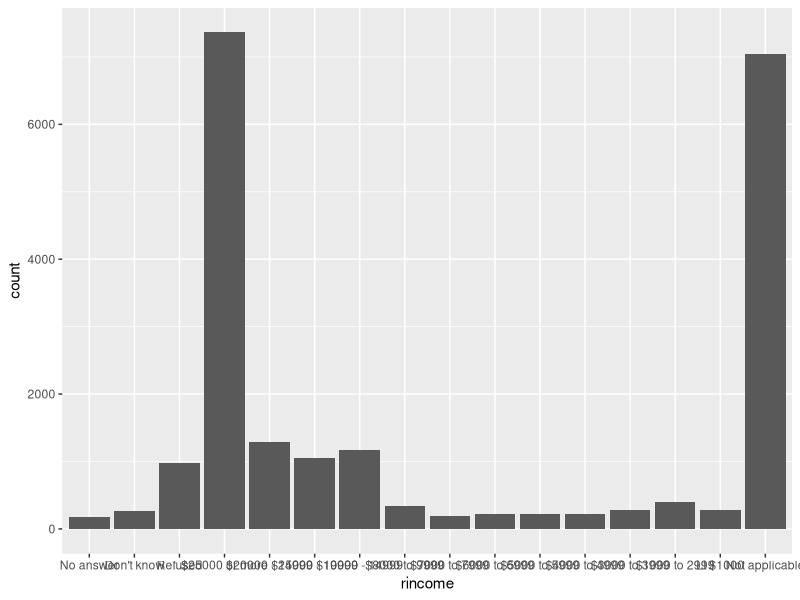
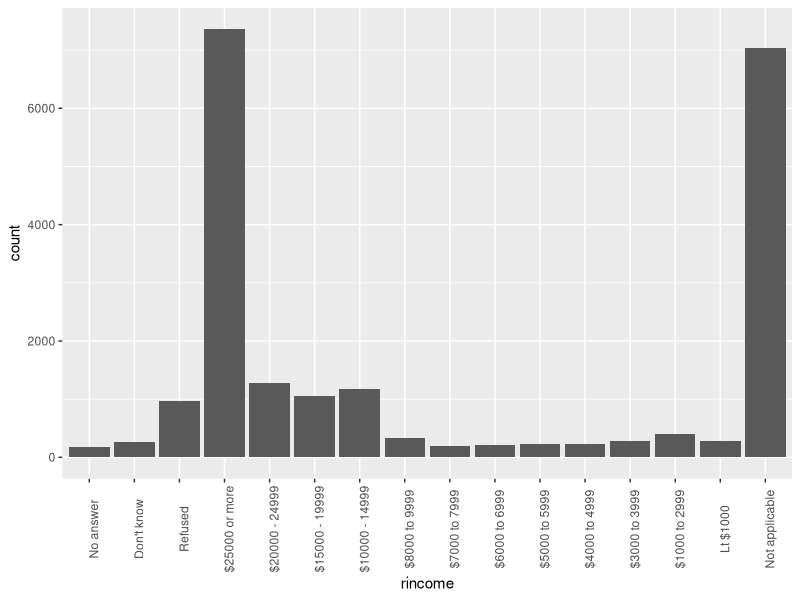
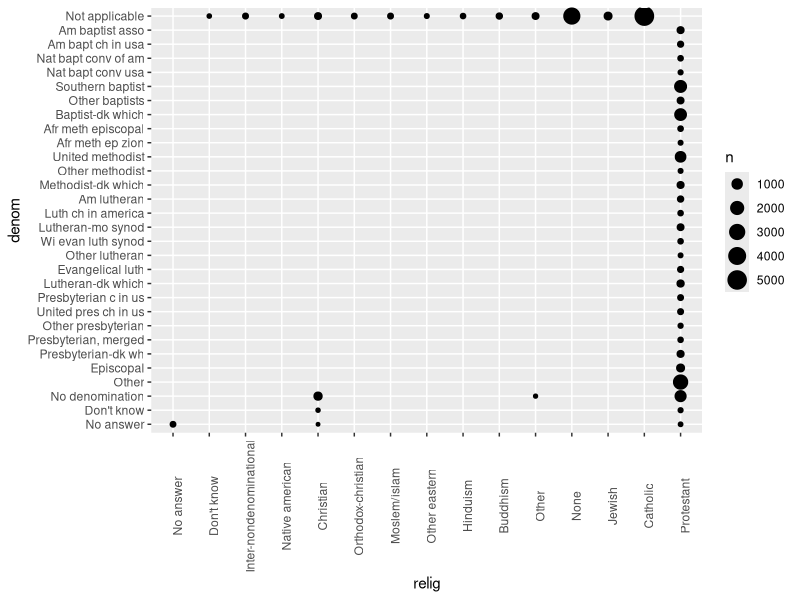
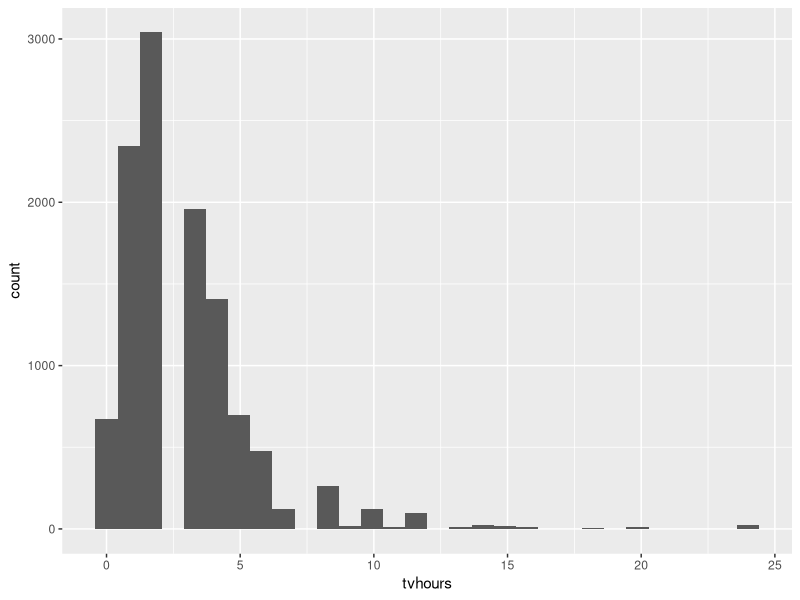
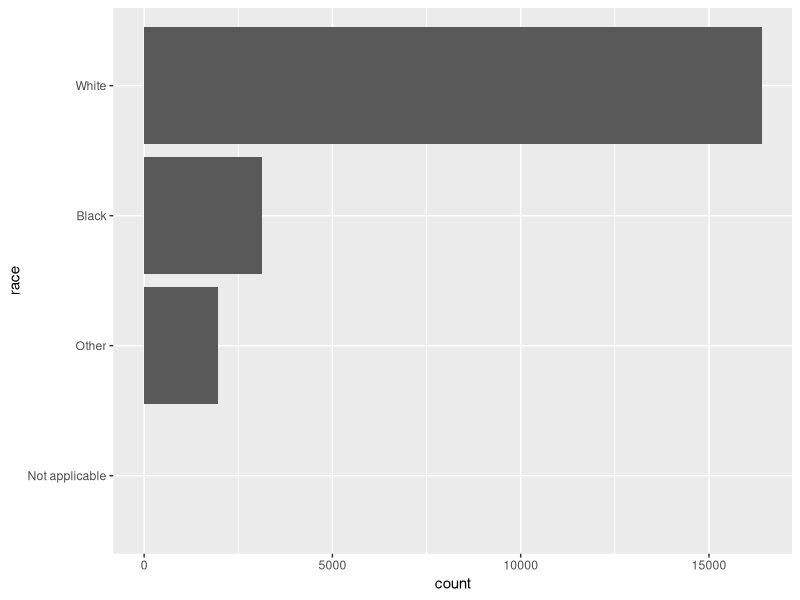
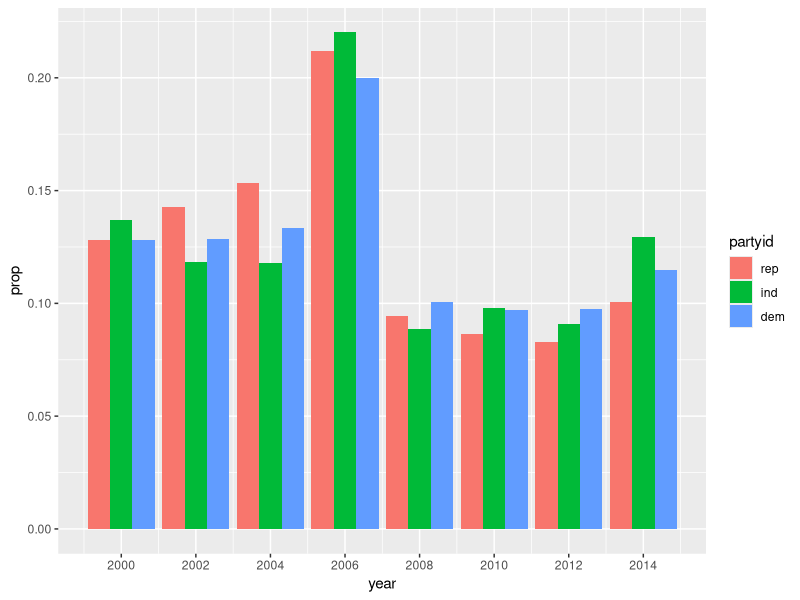

These charts were generated, in order, by the following R code:
## ---- chunk 1
knitr::opts_chunk$set(echo = TRUE)
knitr::opts_chunk$set(message = FALSE)
knitr::opts_chunk$set(warning = FALSE)
## ---- chunk 2
library(tidyverse)
library(forcats)
## ---- chunk 3
ggplot(gss_cat, aes(rincome)) +
  geom_bar()
## ---- chunk 4
ggplot(gss_cat, aes(rincome)) +
  geom_bar() +
  theme(axis.text.x = element_text(angle=90))
## ---- chunk 5
gss_cat %>%
  count(relig) %>%
  top_n(1)
## ---- chunk 6
gss_cat %>%
  count(partyid) %>%
  top_n(1)
## ---- chunk 7
gss_cat %>%
  group_by(denom) %>%
  count(relig)
## ---- chunk 8
gss_cat %>%
  group_by(relig, denom) %>%
  summarize(n = n()) %>%
  ggplot(aes(relig, denom, size = n)) +
    geom_point() +
    theme(axis.text.x=element_text(angle = 90))
## ---- chunk 9
gss_cat %>%
  ggplot(aes(tvhours)) +
    geom_histogram()

mean(gss_cat$tvhours, na.rm = TRUE)
median(gss_cat$tvhours, na.rm = TRUE)
## ---- chunk 10
gss_cat %>%
  mutate(race = fct_relevel(race, "Not applicable")) %>%
  ggplot(aes(race)) +
    geom_bar() +
    coord_flip() +
    scale_x_discrete(drop = FALSE)
## ---- chunk 11
gss_cat %>%
  mutate(partyid = fct_collapse(partyid,
    other = c("No answer", "Don't know", "Other party"),
    rep = c("Strong republican", "Not str republican"),
    ind = c("Ind,near rep", "Independent", "Ind,near dem"), 
    dem = c("Not str democrat", "Strong democrat"))) %>%
  filter(partyid != "other") %>%
  ggplot(aes(x = year, ..prop.., fill = partyid)) +
    geom_bar(position = "dodge") +
    scale_x_continuous(breaks = c(2000, 2002, 2004, 2006, 2008, 2010, 2012, 2014))
## ---- chunk 12
gss_cat %>%
  mutate(rincome = fct_collapse(rincome, 
    `More than $10,000` = c("$10000 - 14999", "$15000 - 19999", "$20000 - 24999", "$25000 or more"),
    `Less than $10,000` = c("Lt $1000", "$1000 to 2999", "$3000 to 3999", "$4000 to 4999", "$5000 to 5999", "$6000 to 6999", "$7000 to 7999", "$8000 to 9999"))) %>%
  mutate(rincome = fct_lump(rincome, n = 3)) %>%
  count(rincome, sort = TRUE)
